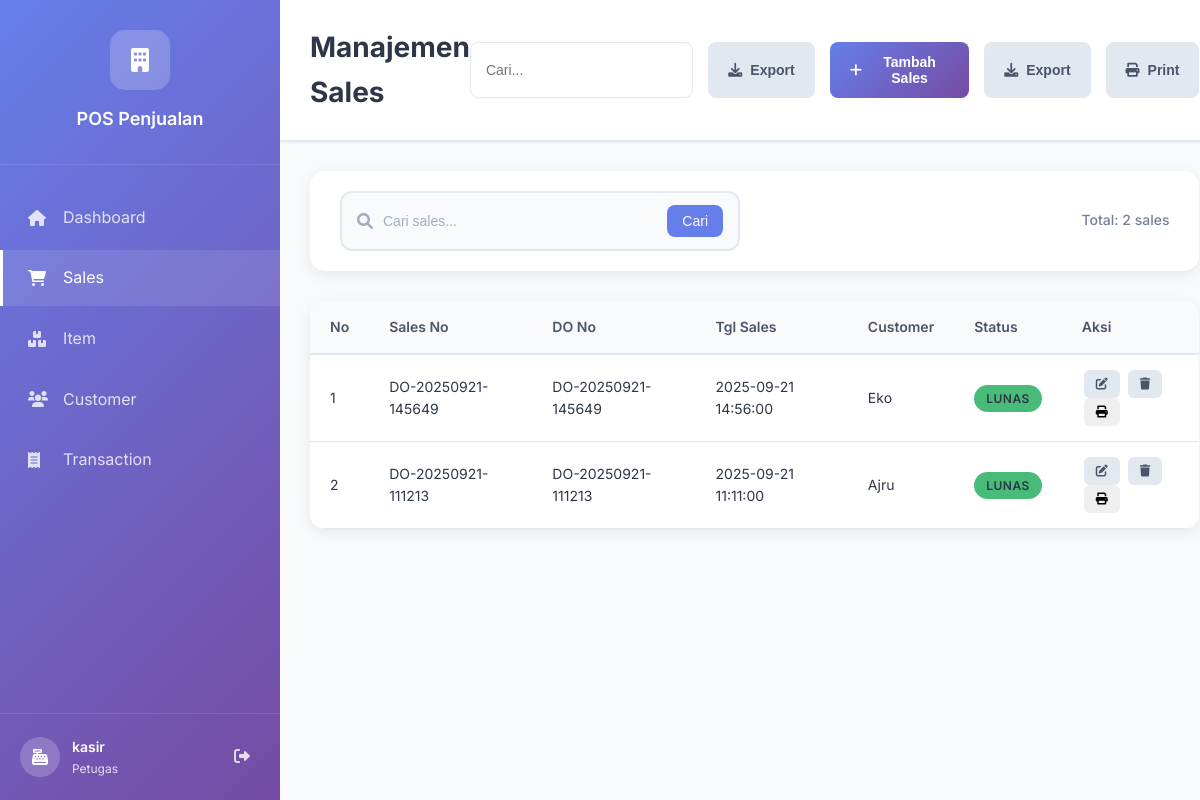
Screenshot of /pointofsales/sales.php (signed in) with the database file from the repository.
### tables this page shows
CREATE TABLE `petugas` (
  `id_user` int(10) UNSIGNED NOT NULL,
  `nama_user` varchar(100) NOT NULL,
  `username` varchar(64) NOT NULL,
  `password` varchar(255) NOT NULL,
  `level` tinyint(3) UNSIGNED NOT NULL
);

CREATE TABLE `level` (
  `id_level` tinyint(3) UNSIGNED NOT NULL,
  `level` varchar(32) NOT NULL
);

CREATE TABLE `sales` (
  `id_sales` bigint(20) UNSIGNED NOT NULL,
  `tgl_sales` datetime NOT NULL,
  `id_customer` int(10) UNSIGNED DEFAULT NULL,
  `do_number` varchar(50) DEFAULT NULL,
  `status` enum('DRAFT','FINAL','CANCELED') DEFAULT 'DRAFT'
);

CREATE TABLE `customer` (
  `id_customer` int(10) UNSIGNED NOT NULL,
  `nama_customer` varchar(150) NOT NULL,
  `alamat` text DEFAULT NULL,
  `telp` varchar(50) DEFAULT NULL,
  `fax` varchar(50) DEFAULT NULL,
  `email` varchar(150) DEFAULT NULL
);

### pointofsales/includes/access_control.php (called while the page is built, shortened)
<?php
function hasAccess($requiredLevel) {
    $userLevel = (int)$_SESSION['level'];
    return $userLevel >= $requiredLevel;
}
function getUserRoleIcon() {
    $level = (int)$_SESSION['level'];
    switch ($level) {
        case ACCESS_KASIR:
            return 'fas fa-cash-register';
    }
}
function getAccessiblePages() {
    $allPages = [
        'dashboard.php' => ['name' => 'Dashboard', 'icon' => 'fas fa-home', 'level' => ACCESS_KASIR],
        'sales.php' => ['name' => 'Sales', 'icon' => 'fas fa-shopping-cart', 'level' => ACCESS_KASIR],
        'items.php' => ['name' => 'Item', 'icon' => 'fas fa-boxes', 'level' => ACCESS_KASIR],
        'customers.php' => ['name' => 'Customer', 'icon' => 'fas fa-users', 'level' => ACCESS_KASIR],
        'transactions.php' => ['name' => 'Transaction', 'icon' => 'fas fa-receipt', 'level' => ACCESS_KASIR],
        'reports.php' => ['name' => 'Laporan', 'icon' => 'fas fa-chart-bar', 'level' => ACCESS_MANAGER],
        'users.php' => ['name' => 'Pengguna', 'icon' => 'fas fa-user-cog', 'level' => ACCESS_ADMIN],
    ];
    $accessiblePages = [];
    foreach ($allPages as $page => $info) {
        if (hasAccess($info['level'])) {
            $accessiblePages[$page] = $info;
        }
    }
    return $accessiblePages;
}
?>

### pointofsales/classes/Sales.php (called while the page is built, shortened)
<?php
class Sales {
    private $pdo;
    public function __construct($database) {
        $this->pdo = $database;
    }
    public function readAll($search = '', $limit = 10, $offset = 0) {
        try {
            $whereClause = '';
            $params = [];
            $sql = "SELECT s.*, c.nama_customer,
                           COALESCE(SUM(t.amount), 0) as total_amount
                    FROM sales s
                    LEFT JOIN customer c ON s.id_customer = c.id_customer
                    LEFT JOIN transaction t ON s.id_sales = t.id_sales
                    $whereClause
                    GROUP BY s.id_sales
                    ORDER BY s.tgl_sales DESC
                    LIMIT " . (int)$limit . " OFFSET " . (int)$offset;
            $stmt = $this->pdo->prepare($sql);
            $stmt->execute($params);
            $result = $stmt->fetchAll(PDO::FETCH_ASSOC);
            return $result;
        } catch (PDOException $e) {
            return [
                'error' => true,
                'message' => 'Error: ' . $e->getMessage()
            ];
        }
    }
    public function getTotalCount($search = '') {
        try {
            $whereClause = '';
            $params = [];
            $sql = "SELECT COUNT(DISTINCT s.id_sales) as total
                    FROM sales s
                    LEFT JOIN customer c ON s.id_customer = c.id_customer
                    $whereClause";
            $stmt = $this->pdo->prepare($sql);
            $stmt->execute($params);
            $result = $stmt->fetch(PDO::FETCH_ASSOC);
            return $result['total'];
        } catch (PDOException $e) {
            return 0;
        }
    }
}
?>

### pointofsales/sales.php (the view, shortened to what this page needs)
<?php
require_once 'classes/Sales.php';
require_once 'includes/access_control.php';
try {
    $database = new PDO("mysql:host=" . DB_HOST . ";dbname=" . DB_NAME . ";charset=" . DB_CHARSET, DB_USER, DB_PASS);
    $database->setAttribute(PDO::ATTR_ERRMODE, PDO::ERRMODE_EXCEPTION);
    $database->setAttribute(PDO::ATTR_DEFAULT_FETCH_MODE, PDO::FETCH_ASSOC);
} catch (PDOException $e) {
    die("Database connection failed: " . $e->getMessage());
}
$salesObj = new Sales($database);
$search = $_GET['search'] ?? '';
$page = max(1, (int)($_GET['page'] ?? 1));
$limit = 10;
$offset = ($page - 1) * $limit;
$sales = $salesObj->readAll($search, $limit, $offset);
$totalCount = $salesObj->getTotalCount($search);
$user_id = $_SESSION['user_id'];
$user_type = $_SESSION['user_type'];
if ($user_type === 'petugas') {
    $stmt = $database->prepare("
        SELECT p.*, l.level as role_name
        FROM petugas p
        LEFT JOIN level l ON p.level = l.id_level
        WHERE p.id_user = ?
    ");
}
$stmt->execute([$user_id]);
$user = $stmt->fetch();
?>
<!DOCTYPE html>
<html lang="id">
<head>
    <link rel="stylesheet" href="assets/css/dashboard.css">
    <link rel="stylesheet" href="assets/css/customer.css">
    <link href="https://cdnjs.cloudflare.com/ajax/libs/font-awesome/6.0.0/css/all.min.css" rel="stylesheet">
</head>
<body>
    <div class="dashboard-container">
        <nav class="sidebar">
            <div class="sidebar-header">
                <div class="logo">
                    <i class="fas fa-building"></i>
                </div>
                <h2>POS Penjualan</h2>
            </div>
            <ul class="sidebar-menu">
                <?php
                $accessiblePages = getAccessiblePages();
                foreach ($accessiblePages as $page => $info):
                ?>
                <li <?php echo ($page === 'sales.php') ? 'class="active"' : ''; ?>>
                    <a href="<?php echo $page; ?>">
                        <i class="<?php echo $info['icon']; ?>"></i>
                        <span><?php echo $info['name']; ?></span>
                    </a>
                </li>
                <?php endforeach; ?>
            </ul>
            <div class="sidebar-footer">
                <div class="user-info">
                    <div class="user-avatar">
                        <i class="<?php echo getUserRoleIcon(); ?>"></i>
                    </div>
                    <div class="user-details">
                        <span class="user-name"><?php echo htmlspecialchars($user['nama_user']); ?></span>
                        <span class="user-role"><?php echo ucfirst($user['role_name']); ?></span>
                    </div>
                </div>
                <a href="logout.php" class="logout-btn">
                    <i class="fas fa-sign-out-alt"></i>
                </a>
            </div>
        </nav>
        <main class="main-content">
            <header class="header">
                <h1>Manajemen Sales</h1>
                <div class="header-actions">
                    <button class="btn btn-secondary" onclick="exportData()">
                        <i class="fas fa-download"></i>
                        Export
                    </button>
                    <button class="btn btn-primary" onclick="openAddModal()">
                        <i class="fas fa-plus"></i>
                        Tambah Sales
                    </button>
                </div>
            </header>
            <div class="search-section">
                <div class="search-box">
                    <i class="fas fa-search"></i>
                    <input type="text" id="searchInput" placeholder="Cari sales..." value="<?php echo htmlspecialchars($search); ?>">
                    <button onclick="searchSales()">Cari</button>
                </div>
                <div class="filter-options">
                    <span class="results-count">Total: <?php echo $totalCount; ?> sales</span>
                </div>
            </div>
            <div class="content-section">
                <div class="table-container">
                    <table class="data-table" id="salesTable">
                        <thead>
                            <tr>
                                <th>No</th>
                                <th>Sales No</th>
                                <th>DO No</th>
                                <th>Tgl Sales</th>
                                <th>Customer</th>
                                <th>Status</th>
                                <th>Aksi</th>
                            </tr>
                        </thead>
                        <tbody id="salesTableBody">
                            <?php if (is_array($sales) && !empty($sales)): ?>
                                <?php foreach ($sales as $index => $sale): ?>
                                <tr data-id="<?php echo $sale['id_sales']; ?>">
                                    <td><?php echo (int)$offset + (int)$index + 1; ?></td>
                                    <td><?php echo htmlspecialchars($sale['do_number'] ?? 'INV' . str_pad($sale['id_sales'], 4, '0', STR_PAD_LEFT)); ?></td>
                                    <td><?php echo htmlspecialchars($sale['do_number'] ?? '01/DO/' . date('d/m/Y', strtotime($sale['tgl_sales']))); ?></td>
                                    <td><?php echo date('Y-m-d H:i:s', strtotime($sale['tgl_sales'])); ?></td>
                                    <td><?php echo htmlspecialchars($sale['nama_customer'] ?? 'Customer Umum'); ?></td>
                                    <td>
                                        <span class="status-badge <?php echo $sale['status'] == 'FINAL' ? 'status-active' : 'status-inactive'; ?>">
                                            <?php echo $sale['status'] == 'FINAL' ? 'Lunas' : 'Belum Lunas'; ?>
                                        </span>
                                    </td>
                                    <td>
                                        <?php if ($sale['status'] != 'FINAL'): ?>
                                        <button class="btn btn-sm btn-primary" onclick="editSales(<?php echo $sale['id_sales']; ?>)" title="Edit">
                                            <i class="fas fa-edit"></i>
                                        </button>
                                        <button class="btn btn-sm btn-danger" onclick="deleteSales(<?php echo $sale['id_sales']; ?>, '<?php echo htmlspecialchars($sale['do_number'] ?? 'SALE-' . $sale['id_sales']); ?>')" title="Hapus">
                                            <i class="fas fa-trash"></i>
                                        </button>
                                        <?php else: ?>
                                        <button class="btn btn-sm btn-secondary" disabled title="Tidak bisa diedit">
                                            <i class="fas fa-edit"></i>
                                        </button>
                                        <button class="btn btn-sm btn-secondary" disabled title="Tidak bisa dihapus">
                                            <i class="fas fa-trash"></i>
                                        </button>
                                        <?php endif; ?>
                                        <button class="btn btn-sm btn-info" onclick="printSales(<?php echo $sale['id_sales']; ?>)" title="Cetak">
                                            <i class="fas fa-print"></i>
                                        </button>
                                    </td>
                                </tr>
                                <?php endforeach; ?>
                            <?php else: ?>
                                <tr>
                                    <td colspan="7" class="text-center">Tidak ada data sales</td>
                                </tr>
                            <?php endif; ?>
                        </tbody>
                    </table>
                </div>
            </div>
        </main>
    </div>
</body>
</html>

### pointofsales/assets/css/dashboard.css (style rules this page uses)
* { margin: 0; padding: 0; box-sizing: border-box; }
body { font-family: 'Inter', -apple-system, BlinkMacSystemFont, 'Segoe UI', Roboto, sans-serif; background: #f8fafc; color: #2d3748; line-height: 1.6; }
.dashboard-container { display: flex; min-height: 100vh; }
.sidebar { width: 280px; background: linear-gradient(135deg, #667eea 0%, #764ba2 100%); color: white; position: fixed; height: 100vh; overflow-y: auto; z-index: 1000; }
.sidebar-header { padding: 30px 20px; text-align: center; border-bottom: 1px solid rgba(255, 255, 255, 0.1); }
.sidebar-header .logo { width: 60px; height: 60px; background: rgba(255, 255, 255, 0.2); border-radius: 15px; display: flex; align-items: center; justify-content: center; margin: 0 auto 15px; font-size: 24px; }
.sidebar-header h2 { font-size: 18px; font-weight: 600; margin: 0; }
.sidebar-menu { list-style: none; padding: 20px 0; }
.sidebar-menu li { margin: 5px 0; }
.sidebar-menu a { display: flex; align-items: center; padding: 15px 25px; color: rgba(255, 255, 255, 0.8); text-decoration: none; transition: all 0.3s ease; border-left: 3px solid transparent; }
.sidebar-menu a:hover, .sidebar-menu li.active a { background: rgba(255, 255, 255, 0.1); color: white; border-left-color: white; }
.sidebar-menu a i { width: 20px; margin-right: 15px; font-size: 16px; }
.sidebar-footer { position: absolute; bottom: 0; left: 0; right: 0; padding: 20px; border-top: 1px solid rgba(255, 255, 255, 0.1); display: flex; align-items: center; justify-content: space-between; }
.user-info { display: flex; align-items: center; flex: 1; }
.user-avatar { width: 40px; height: 40px; background: rgba(255, 255, 255, 0.2); border-radius: 50%; display: flex; align-items: center; justify-content: center; margin-right: 12px; }
.user-details { display: flex; flex-direction: column; }
.user-name { font-weight: 600; font-size: 14px; }
.user-role { font-size: 12px; opacity: 0.8; }
.logout-btn { color: rgba(255, 255, 255, 0.8); padding: 10px; border-radius: 8px; transition: all 0.3s ease; }
.main-content { flex: 1; margin-left: 280px; padding: 0; }
.header { background: white; padding: 25px 30px; border-bottom: 1px solid #e2e8f0; display: flex; align-items: center; justify-content: space-between; box-shadow: 0 1px 3px rgba(0, 0, 0, 0.1); }
.header h1 { font-size: 28px; font-weight: 700; color: #2d3748; }
.header-actions { display: flex; gap: 15px; }
.btn { padding: 12px 20px; border: none; border-radius: 8px; font-size: 14px; font-weight: 600; cursor: pointer; transition: all 0.3s ease; display: inline-flex; align-items: center; gap: 8px; text-decoration: none; }
.btn-primary { background: linear-gradient(135deg, #667eea, #764ba2); color: white; }
.content-section { margin: 30px; background: white; border-radius: 15px; box-shadow: 0 4px 15px rgba(0, 0, 0, 0.08); overflow: hidden; }
.table-container { overflow-x: auto; }
.data-table { width: 100%; border-collapse: collapse; }
.data-table th, .data-table td { padding: 15px 30px; text-align: left; border-bottom: 1px solid #e2e8f0; }
.data-table th { background: #f8fafc; font-weight: 600; color: #4a5568; font-size: 14px; }
.data-table td { color: #2d3748; font-size: 14px; }
.status-badge { padding: 6px 12px; border-radius: 20px; font-size: 12px; font-weight: 600; text-transform: uppercase; letter-spacing: 0.5px; }
.stat-card, .content-section { animation: fadeInUp 0.6s ease-out forwards; }

### rows the page displays
petugas: nama_user "kasir", level.level "Petugas"
sales: index "1", do_number "DO-20250921-145649", tgl_sales "2025-09-21 14:56:00", id_customer.nama_customer "Eko", status "LUNAS"
sales: index "2", do_number "DO-20250921-111213", tgl_sales "2025-09-21 11:11:00", id_customer.nama_customer "Ajru", status "LUNAS"

### other values shown
$info['name'] "Dashboard"
$info['name'] "Sales"
$info['name'] "Item"
$info['name'] "Customer"
$info['name'] "Transaction"
$totalCount "2"
